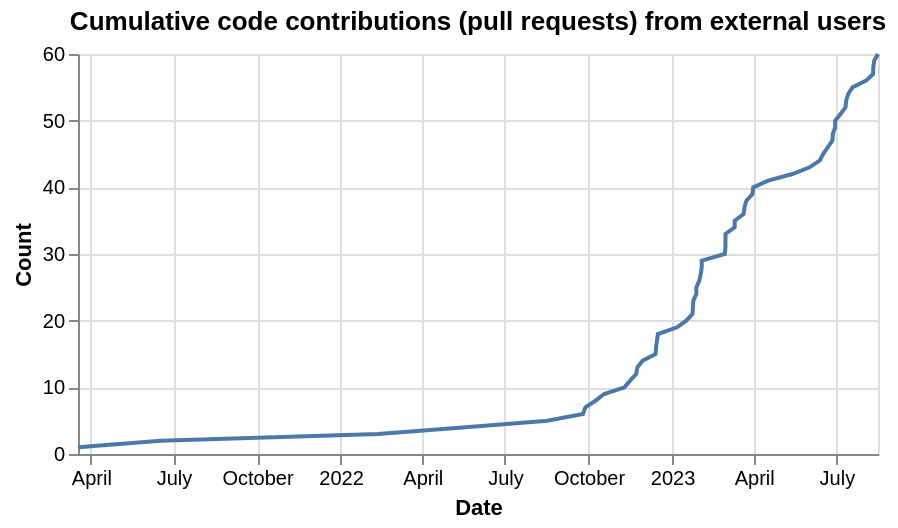

Source (Vega-Lite JSON):
### Vega-Lite specification from a JSON file in a GitHub repository (floating-point values rounded to 4 significant figures)
{"config": {"view": {"continuousWidth": 400, "continuousHeight": 300}}, "data": {"name": "data-bf09b5b9fa8756ed06d95d58e66c61f5"}, "mark": "line", "encoding": {"x": {"axis": {"title": "Date"}, "field": "interaction_createdAt", "type": "temporal"}, "y": {"axis": {"title": "Count"}, "field": "cumulative_count", "type": "quantitative"}}, "height": 200, "title": "Cumulative code contributions (pull requests) from external users", "transform": [{"window": [{"op": "count", "as": "cumulative_count"}], "sort": [{"field": "interaction_createdAt"}]}], "$schema": "https://vega.github.io/schema/vega-lite/v4.17.0.json", "datasets": {"data-bf09b5b9fa8756ed06d95d58e66c61f5": [{"interaction_createdAt": "2021-03-17T20:21:39+00:00"}, {"interaction_createdAt": "2021-06-16T18:28:24+00:00"}, {"interaction_createdAt": "2022-02-11T09:53:46+00:00"}, {"interaction_createdAt": "2022-05-18T18:04:27+00:00"}, {"interaction_createdAt": "2022-08-16T17:37:01+00:00"}, {"interaction_createdAt": "2022-09-24T22:36:24+00:00"}, {"interaction_createdAt": "2022-09-27T16:19:28+00:00"}, {"interaction_createdAt": "2022-10-08T21:21:56+00:00"}, {"interaction_createdAt": "2022-10-18T06:43:35+00:00"}, {"interaction_createdAt": "2022-11-09T14:34:37+00:00"}, {"interaction_createdAt": "2022-11-15T19:00:46+00:00"}, {"interaction_createdAt": "2022-11-22T11:34:32+00:00"}, {"interaction_createdAt": "2022-11-23T20:58:35+00:00"}, {"interaction_createdAt": "2022-11-29T16:09:16+00:00"}, {"interaction_createdAt": "2022-12-13T21:07:40+00:00"}, {"interaction_createdAt": "2022-12-14T10:04:50+00:00"}, {"interaction_createdAt": "2022-12-15T09:47:26+00:00"}, {"interaction_createdAt": "2022-12-16T11:00:11+00:00"}, {"interaction_createdAt": "2023-01-06T13:22:22+00:00"}, {"interaction_createdAt": "2023-01-16T15:16:03+00:00"}, {"interaction_createdAt": "2023-01-23T13:33:49+00:00"}, {"interaction_createdAt": "2023-01-24T00:37:28+00:00"}, {"interaction_createdAt": "2023-01-24T11:08:39+00:00"}, {"interaction_createdAt": "2023-01-27T18:18:48+00:00"}, {"interaction_createdAt": "2023-01-27T19:22:02+00:00"}, {"interaction_createdAt": "2023-01-31T00:10:12+00:00"}, {"interaction_createdAt": "2023-02-01T16:20:17+00:00"}, {"interaction_createdAt": "2023-02-02T16:50:51+00:00"}, {"interaction_createdAt": "2023-02-02T17:44:38+00:00"}, {"interaction_createdAt": "2023-02-28T03:09:35+00:00"}, {"interaction_createdAt": "2023-02-28T19:36:22+00:00"}, {"interaction_createdAt": "2023-02-28T20:36:45+00:00"}, {"interaction_createdAt": "2023-02-28T21:53:12+00:00"}, {"interaction_createdAt": "2023-03-11T00:40:26+00:00"}, {"interaction_createdAt": "2023-03-11T01:15:45+00:00"}, {"interaction_createdAt": "2023-03-20T20:08:04+00:00"}, {"interaction_createdAt": "2023-03-21T19:31:14+00:00"}, {"interaction_createdAt": "2023-03-23T20:40:50+00:00"}, {"interaction_createdAt": "2023-03-30T15:01:06+00:00"}, {"interaction_createdAt": "2023-03-31T11:09:10+00:00"}, {"interaction_createdAt": "2023-04-16T18:35:44+00:00"}, {"interaction_createdAt": "2023-05-13T14:34:00+00:00"}, {"interaction_createdAt": "2023-06-01T09:11:14+00:00"}, {"interaction_createdAt": "2023-06-12T13:21:26+00:00"}, {"interaction_createdAt": "2023-06-16T10:22:26+00:00"}, {"interaction_createdAt": "2023-06-21T10:59:21+00:00"}, {"interaction_createdAt": "2023-06-26T15:51:51+00:00"}, {"interaction_createdAt": "2023-06-27T02:27:42+00:00"}, {"interaction_createdAt": "2023-06-29T14:07:25+00:00"}, {"interaction_createdAt": "2023-06-29T15:18:11+00:00"}, {"interaction_createdAt": "2023-07-05T14:25:21+00:00"}, {"interaction_createdAt": "2023-07-11T01:25:44+00:00"}, {"interaction_createdAt": "2023-07-11T19:04:05+00:00"}, {"interaction_createdAt": "2023-07-14T00:24:37+00:00"}, {"interaction_createdAt": "2023-07-18T15:34:23+00:00"}, {"interaction_createdAt": "2023-08-02T17:48:52+00:00"}, {"interaction_createdAt": "2023-08-10T09:29:12+00:00"}, {"interaction_createdAt": "2023-08-10T16:29:35+00:00"}, {"interaction_createdAt": "2023-08-11T15:53:27+00:00"}, {"interaction_createdAt": "2023-08-15T20:12:49+00:00"}]}}
